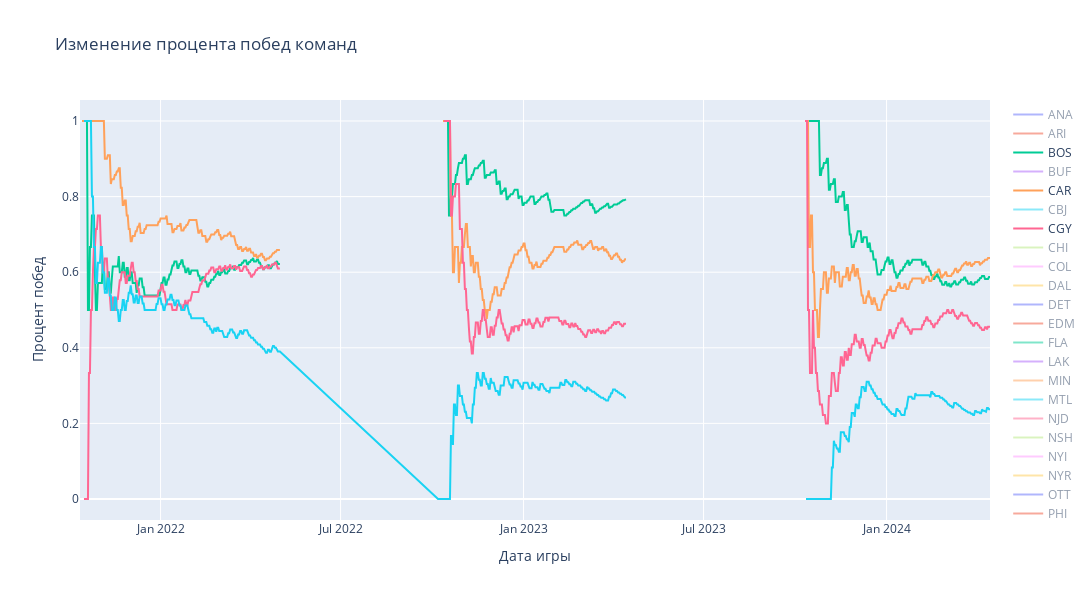

Source (notebook cell):
### Code cell
fig = go.Figure()

selected_season = 20212022
default_teams = ['BOS', 'SJS', 'CAR', 'CGY']
all_teams = sorted(teams_stat['team_business_id'].unique())

for team in all_teams:
    team_data = teams_stat[(teams_stat['season_id'] >= selected_season) & (teams_stat['team_business_id'] == team)]
    fig.add_trace(go.Scatter(
        x=team_data['date'],
        y=team_data['win_pctg'],
        name=team,
        visible='legendonly' if team not in default_teams else True
    ))

fig.update_layout(
    title='Изменение процента побед команд',
    xaxis_title='Дата игры',
    yaxis_title='Процент побед',
    width=1300,
    height=600
)

fig.show()

### Figure 1 — Plotly figure (JSON) as saved in the notebook; plotly's stock layout.template omitted (floating-point values rounded to 4 significant figures; data arrays with more than 128 entries replaced by an {"elided": "..."} marker saying what was removed)
{"data": [{"name": "ANA", "type": "scatter", "visible": "legendonly", "x": {"elided": "580 str values"}, "y": {"elided": "580 float values"}}, {"name": "ARI", "type": "scatter", "visible": "legendonly", "x": {"elided": "580 str values"}, "y": {"elided": "580 float values"}}, {"name": "BOS", "type": "scatter", "visible": true, "x": {"elided": "580 str values"}, "y": {"elided": "580 float values"}}, {"name": "BUF", "type": "scatter", "visible": "legendonly", "x": {"elided": "580 str values"}, "y": {"elided": "580 float values"}}, {"name": "CAR", "type": "scatter", "visible": true, "x": {"elided": "580 str values"}, "y": {"elided": "580 float values"}}, {"name": "CBJ", "type": "scatter", "visible": "legendonly", "x": {"elided": "580 str values"}, "y": {"elided": "580 float values"}}, {"name": "CGY", "type": "scatter", "visible": true, "x": {"elided": "580 str values"}, "y": {"elided": "580 float values"}}, {"name": "CHI", "type": "scatter", "visible": "legendonly", "x": {"elided": "580 str values"}, "y": {"elided": "580 float values"}}, {"name": "COL", "type": "scatter", "visible": "legendonly", "x": {"elided": "580 str values"}, "y": {"elided": "580 float values"}}, {"name": "DAL", "type": "scatter", "visible": "legendonly", "x": {"elided": "580 str values"}, "y": {"elided": "580 float values"}}, {"name": "DET", "type": "scatter", "visible": "legendonly", "x": {"elided": "580 str values"}, "y": {"elided": "580 float values"}}, {"name": "EDM", "type": "scatter", "visible": "legendonly", "x": {"elided": "580 str values"}, "y": {"elided": "580 float values"}}, {"name": "FLA", "type": "scatter", "visible": "legendonly", "x": {"elided": "580 str values"}, "y": {"elided": "580 float values"}}, {"name": "LAK", "type": "scatter", "visible": "legendonly", "x": {"elided": "580 str values"}, "y": {"elided": "580 float values"}}, {"name": "MIN", "type": "scatter", "visible": "legendonly", "x": {"elided": "580 str values"}, "y": {"elided": "580 float values"}}, {"name": "MTL", "type": "scatter", "visible": "legendonly", "x": {"elided": "580 str values"}, "y": {"elided": "580 float values"}}, {"name": "NJD", "type": "scatter", "visible": "legendonly", "x": {"elided": "580 str values"}, "y": {"elided": "580 float values"}}, {"name": "NSH", "type": "scatter", "visible": "legendonly", "x": {"elided": "580 str values"}, "y": {"elided": "580 float values"}}, {"name": "NYI", "type": "scatter", "visible": "legendonly", "x": {"elided": "580 str values"}, "y": {"elided": "580 float values"}}, {"name": "NYR", "type": "scatter", "visible": "legendonly", "x": {"elided": "580 str values"}, "y": {"elided": "580 float values"}}, {"name": "OTT", "type": "scatter", "visible": "legendonly", "x": {"elided": "580 str values"}, "y": {"elided": "580 float values"}}, {"name": "PHI", "type": "scatter", "visible": "legendonly", "x": {"elided": "580 str values"}, "y": {"elided": "580 float values"}}, {"name": "PHX", "type": "scatter", "visible": "legendonly", "x": [], "y": []}, {"name": "PIT", "type": "scatter", "visible": "legendonly", "x": {"elided": "580 str values"}, "y": {"elided": "580 float values"}}, {"name": "SEA", "type": "scatter", "visible": "legendonly", "x": {"elided": "580 str values"}, "y": {"elided": "580 float values"}}, {"name": "SJS", "type": "scatter", "visible": true, "x": {"elided": "580 str values"}, "y": {"elided": "580 float values"}}, {"name": "STL", "type": "scatter", "visible": "legendonly", "x": {"elided": "580 str values"}, "y": {"elided": "580 float values"}}, {"name": "TBL", "type": "scatter", "visible": "legendonly", "x": {"elided": "580 str values"}, "y": {"elided": "580 float values"}}, {"name": "TOR", "type": "scatter", "visible": "legendonly", "x": {"elided": "580 str values"}, "y": {"elided": "580 float values"}}, {"name": "VAN", "type": "scatter", "visible": "legendonly", "x": {"elided": "580 str values"}, "y": {"elided": "580 float values"}}, {"name": "VGK", "type": "scatter", "visible": "legendonly", "x": {"elided": "580 str values"}, "y": {"elided": "580 float values"}}, {"name": "WPG", "type": "scatter", "visible": "legendonly", "x": {"elided": "580 str values"}, "y": {"elided": "580 float values"}}, {"name": "WSH", "type": "scatter", "visible": "legendonly", "x": {"elided": "580 str values"}, "y": {"elided": "580 float values"}}], "layout": {"height": 600, "title": {"text": "Изменение процента побед команд"}, "width": 1300, "xaxis": {"title": {"text": "Дата игры"}}, "yaxis": {"title": {"text": "Процент побед"}}}}
